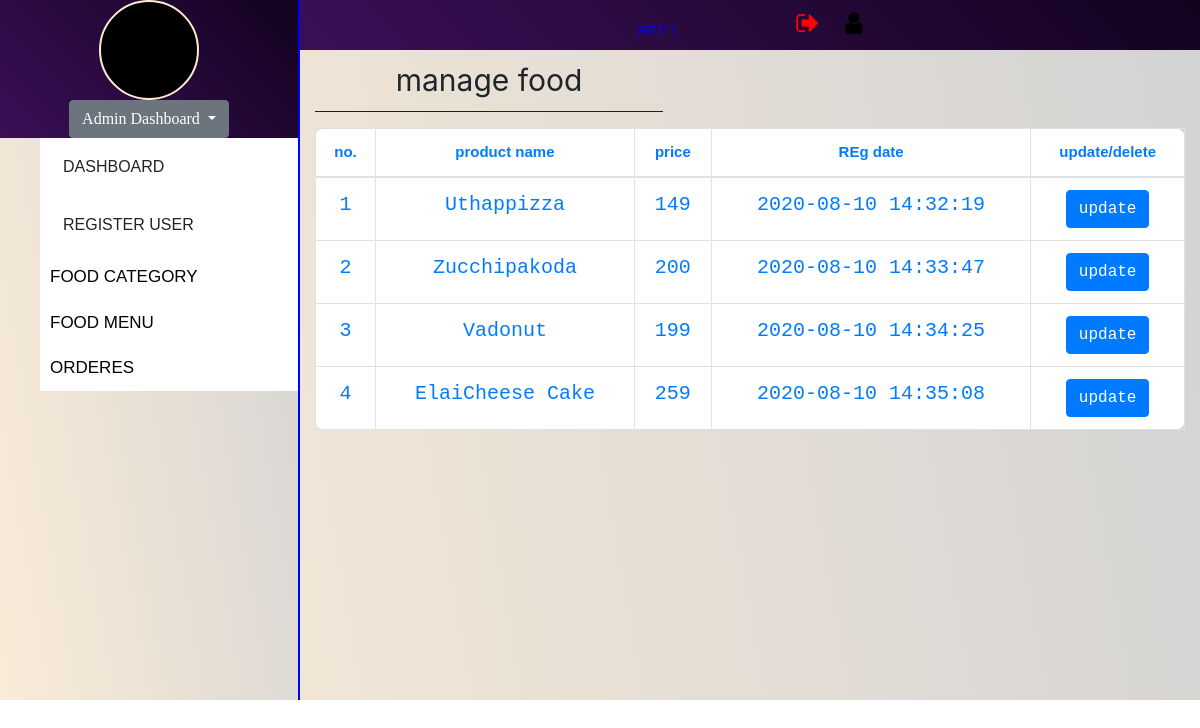
Screenshot of /admin_profile.php?n=6 with the database file from the repository.
### tables this page shows
CREATE TABLE IF NOT EXISTS `recipy` (
  `id` int(11) NOT NULL AUTO_INCREMENT,
  `rec_name` varchar(255) NOT NULL,
  `price` int(10) NOT NULL,
  `rec_about` varchar(255) NOT NULL,
  `rec_cat` varchar(500) NOT NULL,
  `rec_image` varchar(255) NOT NULL,
  `gen_date` datetime NOT NULL,
  PRIMARY KEY (`id`)
);

### manage_food.php (the view)
<div id="manage_food" class="container">
      <p  class="p-2 text-center" style="width: 40%;font-size:30px; border-bottom: 1px solid blue;">manage food</p>
      <div class="table-responsive">
        <table class='table table-bordered  text-center text-primary bg-white' style="font-size: 15px">
          <thead>
            <th>no.</th><th>product name</th><th>price</th><th>REg date</th><th>update/delete</th>
         </thead>
         <tbody>
          <?php $q="select * from recipy";
                $run=mysqli_query($con,$q);
                while ($row=mysqli_fetch_array($run)){
                    $uname=$row['rec_name'];
                    $price=$row['price'];
                    $id=$row['id'];
                   $gender=$row['gen_date'];
                  echo " <tr> <td>$id</td><td>$uname</td><td>$price</td><td>$gender</td>
                  <td><a href='stupdate.php?uname=' class='btn btn-primary' style='text-decoration: none;'>update</a></td></tr>";  }
          ?>
        </tbody>
      </table>
    </div>
</div>

### index.css (style rules this page uses)
a { text-decoration: none; color: honeydew; }
td { padding: 10px; font-size: 20px; font-family: monospace; }
table { border-radius: 10px; }
th { font-family: 'Franklin Gothic Medium', 'Arial Narrow', Arial, sans-serif; }

### admin_profile.php (style rules this page uses)
a { color:black; float: none;; }
.container { min-height: 300px; }

### rows the page displays
recipy: id "1", rec_name "Uthappizza", price "149", gen_date "2020-08-10 14:32:19"
recipy: id "2", rec_name "Zucchipakoda", price "200", gen_date "2020-08-10 14:33:47"
recipy: id "3", rec_name "Vadonut", price "199", gen_date "2020-08-10 14:34:25"
recipy: id "4", rec_name "ElaiCheese Cake", price "259", gen_date "2020-08-10 14:35:08"
